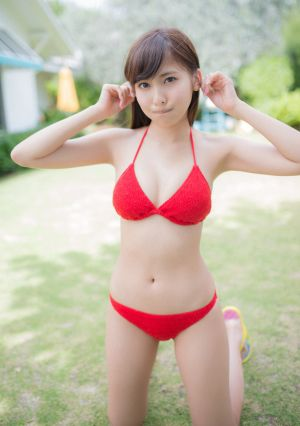
#> input picture images/picture2.jpg, 300 x 426 px
$ python detect_swimsuit_sample.py   (older library calls are emulated)
#> lines starting #> are read from the running program, lines starting #| are printed output that depends on the picture; after the words box and inside, x2 and y2 are one past the last pixel; in counts of white or black regions, pixels touching at a corner belong together
# -*- coding:utf-8 -*-
import cv2
import numpy as np
from pprint import pprint

# image_path = "images/lena.png"
# IMAGE_PATH = "images/kojiruri.png"
# IMAGE_PATH = "images/picture.jpg"
IMAGE_PATH = "images/picture2.jpg"
CASCADE_PATH = "haarcascades/haarcascade_frontalface_alt.xml"

def detect_faces(image):
    gray_image = cv2.cvtColor(image, cv2.COLOR_BGR2GRAY)
    cascade = cv2.CascadeClassifier(CASCADE_PATH)
    return cascade.detectMultiScale(gray_image, scaleFactor=1.1, minNeighbors=1, minSize=(70, 70))

def detect_swimsuit(image, swimsuit_areas):
    hsv_image = cv2.cvtColor(image, cv2.COLOR_BGR2HSV)
    lowerb = np.array([0, 180, 8])
    upperb = np.array([360, 255, 247])
    swimsuit = cv2.inRange(src=hsv_image, lowerb=lowerb, upperb=upperb)
    _, contours, _ = cv2.findContours(image=swimsuit, mode=cv2.RETR_TREE, method=cv2.CHAIN_APPROX_SIMPLE)

    for contour in contours:
        if contour.size < 25:
            continue

        # pprint(contour)
        swimsuit_areas.append(contour)

    result = cv2.drawContours(image=image, contours=swimsuit_areas, contourIdx=-1, color=(255,255,255), thickness=2)
    return result
    # return hsv_image


def main():
    image = cv2.imread(IMAGE_PATH)
#> image is the input picture: shape (426, 300, 3); mean B, G, R 166.1, 184.1, 195.5
    swimsuit_areas = []

    faces = detect_faces(image)
#> in detect_faces, `gray_image = cv2.cvtColor(image, cv2.COLOR_BGR2GRAY)`:
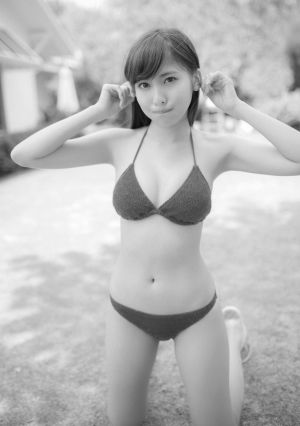
#> gray_image: shape (426, 300); min 6, max 255, mean 185.5
#> faces = ()

    result = detect_swimsuit(image, swimsuit_areas)
#> in detect_swimsuit, `hsv_image = cv2.cvtColor(image, cv2.COLOR_BGR2HSV)`: hsv_image: shape (426, 300, 3); mean H, S, V 42.9, 50.8, 201.8
#> in detect_swimsuit, `swimsuit = cv2.inRange(src=hsv_image, lowerb=lowerb, upperb=upperb)`:
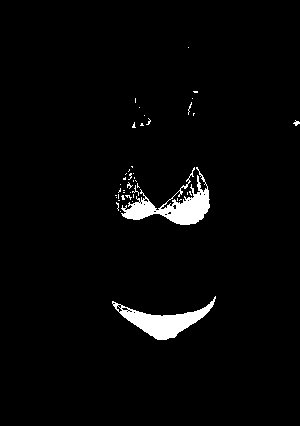
#> swimsuit: shape (426, 300); 2.8% white; 45 white regions (42 under 20 px)
#> in detect_swimsuit, `_, contours, _ = cv2.findContours(image=swimsuit, mode=cv2.RETR_TREE, ..`: contours = 66 contours, 64 with area under 20; largest, box (x1, y1, x2, y2) and area: (121, 167, 210, 225) 1537, (112, 296, 216, 340) 1479
#> the loop in detect_swimsuit, `for contour in contours:` made 66 passes
#> contour on passes 2, 4, 10, 12, 13, 14, 15, 16, 19, 20, 21, 22: [[133, 312], [134, 311], [135, 312], [134, 313]], [[126, 311], [127, 310], [128, 311], [127, 312]], [[120, 211]], [[132, 201]], [[118, 200], [119, 200]], [[180, 199], [179, 200], [180, 199], [181, 199]], [[177, 198], [177, 200]], [[116, 197]], [[115, 195], [116, 195]], [[133, 194], [133, 197]], [[118, 194], [118, 198]], [[187, 192], [187, 194]]
#> after the loop in detect_swimsuit, `for contour in contours:`: swimsuit_areas = 8 contours, 6 with area under 20; largest, box (x1, y1, x2, y2) and area: (121, 167, 210, 225) 1537, (112, 296, 216, 340) 1479
    print(swimsuit_areas)

    cv2.imshow("result", result)
    # cv2.imshow("original", image)
    cv2.waitKey(5000)

if __name__ == "__main__":
#> (the run stopped early here; a loop or call above may not have finished)

$ run again, with images/kojiruri.png saved as images/picture2.jpg
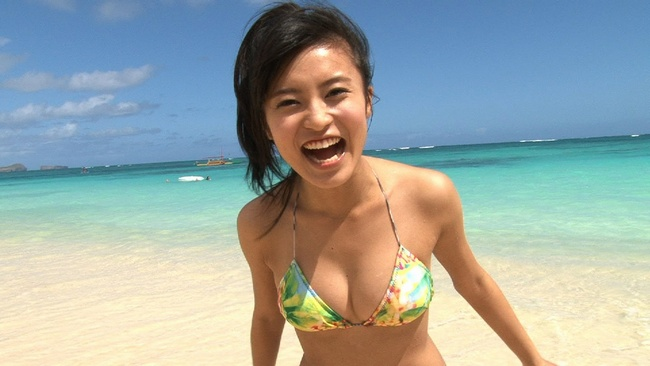
#> input picture images/kojiruri.png, 650 x 366 px
#> in main, image is the input picture: shape (366, 650, 3); mean B, G, R 163.2, 166.8, 155.8
#> in detect_faces, `gray_image = cv2.cvtColor(image, cv2.COLOR_BGR2GRAY)`:
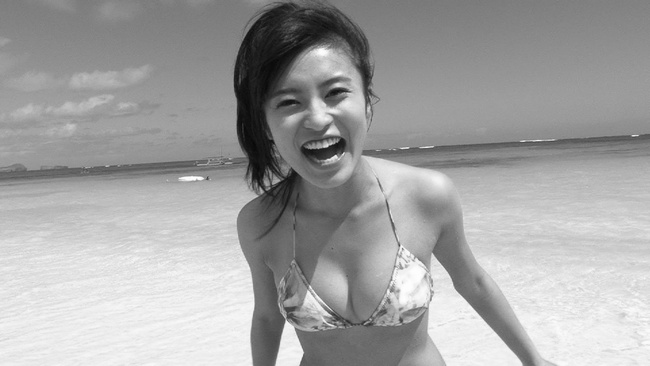
#> gray_image: shape (366, 650); min 7, max 255, mean 163.1
#> faces = [[252, 45, 130, 130]]
#> hsv_image: shape (366, 650, 3); mean H, S, V 59.6, 94.7, 195.1
#> in detect_swimsuit, `swimsuit = cv2.inRange(src=hsv_image, lowerb=lowerb, upperb=upperb)`:
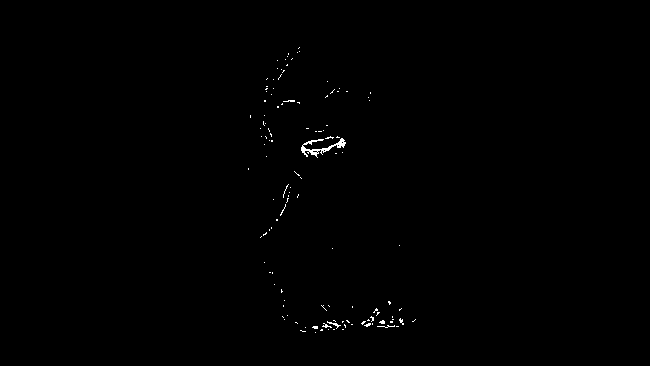
#> swimsuit: shape (366, 650); 0.32% white in thin lines or dots, all inside (x1, y1, x2, y2) = (248, 47, 416, 333)
#> contours = 126 contours, 125 with area under 20; largest, box (x1, y1, x2, y2) and area: (301, 138, 346, 158) 172
#> the loop in detect_swimsuit, `for contour in contours:` made 126 passes
#> contour on passes 1, 3, 4, 5, 6, 7, 8, 11: [[315, 332]], [[342, 329], [343, 329]], [[333, 329], [334, 329]], [[328, 329]], [[321, 329], [320, 330], [322, 330], [322, 329]], [[305, 327]], [[396, 326], [398, 326]], [[351, 324], [352, 324]]
#> after the loop in detect_swimsuit, `for contour in contours:`: swimsuit_areas = 7 contours, 6 with area under 20; largest, box (x1, y1, x2, y2) and area: (301, 138, 346, 158) 172

$ run again, with images/picture.jpg copied over images/picture2.jpg
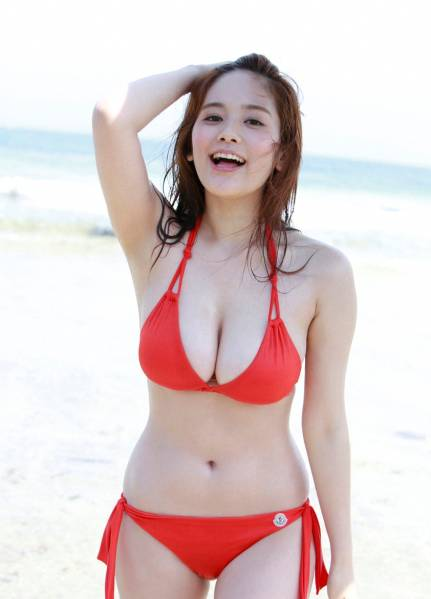
#> input picture images/picture.jpg, 431 x 599 px
#> in main, image is the input picture: shape (599, 431, 3); mean B, G, R 205, 205.1, 222.2
#> in detect_faces, `gray_image = cv2.cvtColor(image, cv2.COLOR_BGR2GRAY)`:
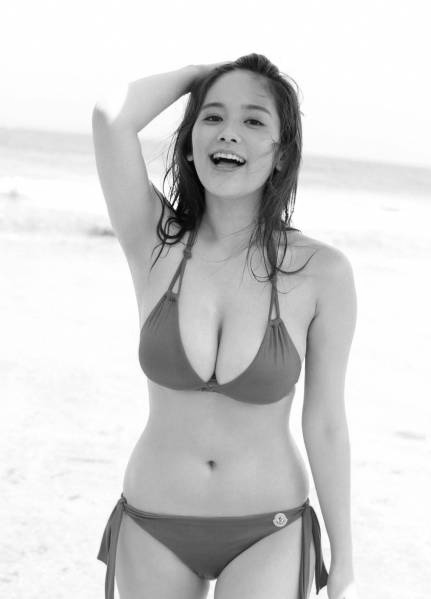
#> gray_image: shape (599, 431); min 1, max 255, mean 210.2
#> faces = [[179, 79, 108, 108]]
#> hsv_image: shape (599, 431, 3); mean H, S, V 66.2, 32.2, 225
#> in detect_swimsuit, `swimsuit = cv2.inRange(src=hsv_image, lowerb=lowerb, upperb=upperb)`:
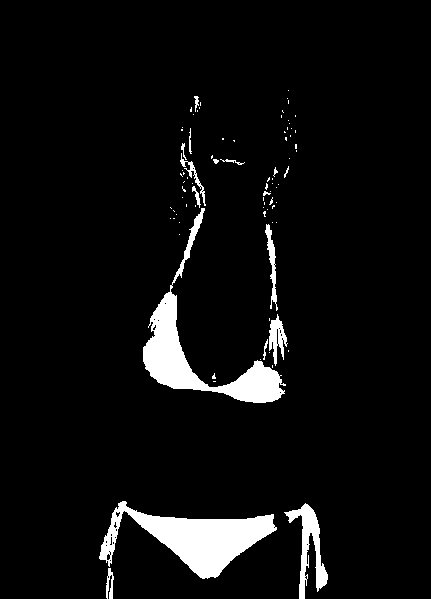
#> swimsuit: shape (599, 431); 5.5% white; 85 white regions (68 under 20 px)
#> contours = 119 contours, 108 with area under 20; largest, box (x1, y1, x2, y2) and area: (99, 501, 277, 579) 5480, (143, 208, 286, 403) 4908, (284, 503, 328, 599) 1190, (269, 314, 288, 366) 409, (265, 224, 278, 311) 298
#> the loop in detect_swimsuit, `for contour in contours:` made 119 passes
#> contour on passes 5, 7, 10, 11, 14, 18, 21, 23: [[306, 544], [307, 543], [308, 544], [307, 545]], [[109, 560], [110, 559], [111, 560], [110, 561]], [[108, 551], [109, 550], [110, 551], [109, 552]], [[105, 545], [106, 544], [107, 545], [106, 546]], [[114, 537], [115, 536], [116, 537], [115, 538]], [[273, 527], [274, 526], [275, 527], [274, 528]], [[213, 381], [215, 381]], [[272, 365], [272, 367]]
#> after the loop in detect_swimsuit, `for contour in contours:`: swimsuit_areas = 16 contours, 7 with area under 20; largest, box (x1, y1, x2, y2) and area: (99, 501, 277, 579) 5480, (143, 208, 286, 403) 4908, (284, 503, 328, 599) 1190, (269, 314, 288, 366) 409, (265, 224, 278, 311) 298

$ run again, with images/picture3.jpg copied over images/picture2.jpg
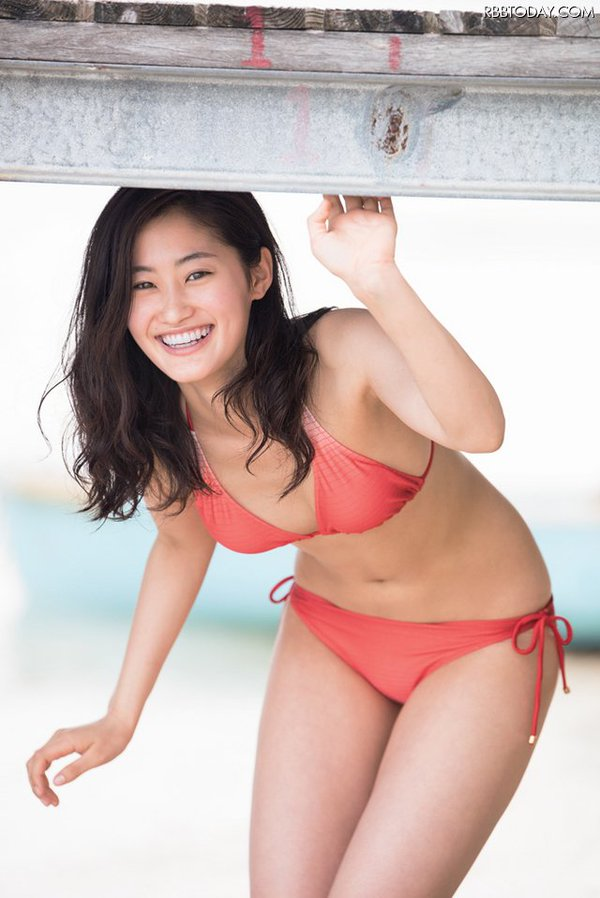
#> input picture images/picture3.jpg, 600 x 898 px
#> in main, image is the input picture: shape (898, 600, 3); mean B, G, R 178.5, 183, 203.7
#> in detect_faces, `gray_image = cv2.cvtColor(image, cv2.COLOR_BGR2GRAY)`:
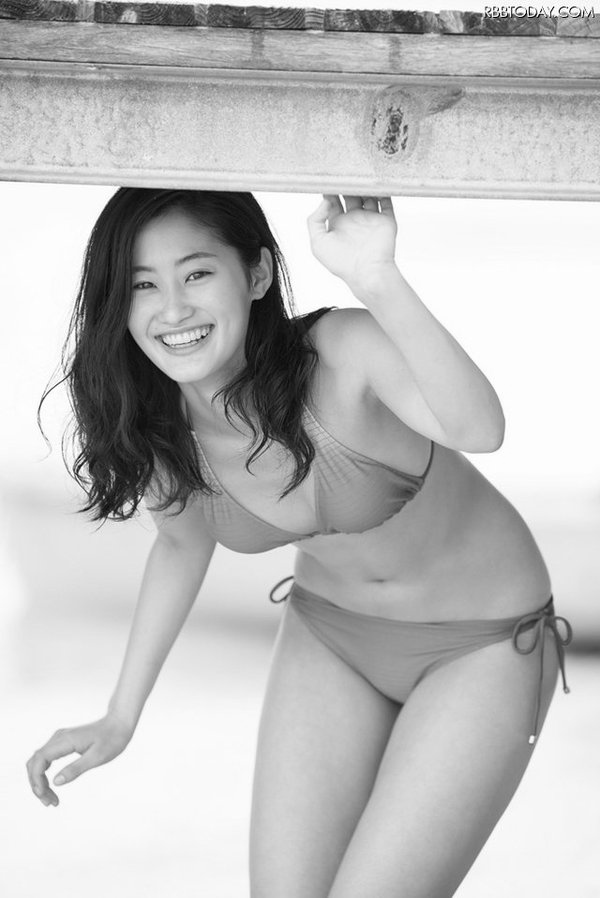
#> gray_image: shape (898, 600); min 0, max 255, mean 188.7
#> faces = [[102, 224, 149, 149]]
#> hsv_image: shape (898, 600, 3); mean H, S, V 48.6, 42.2, 206.7
#> in detect_swimsuit, `swimsuit = cv2.inRange(src=hsv_image, lowerb=lowerb, upperb=upperb)`:
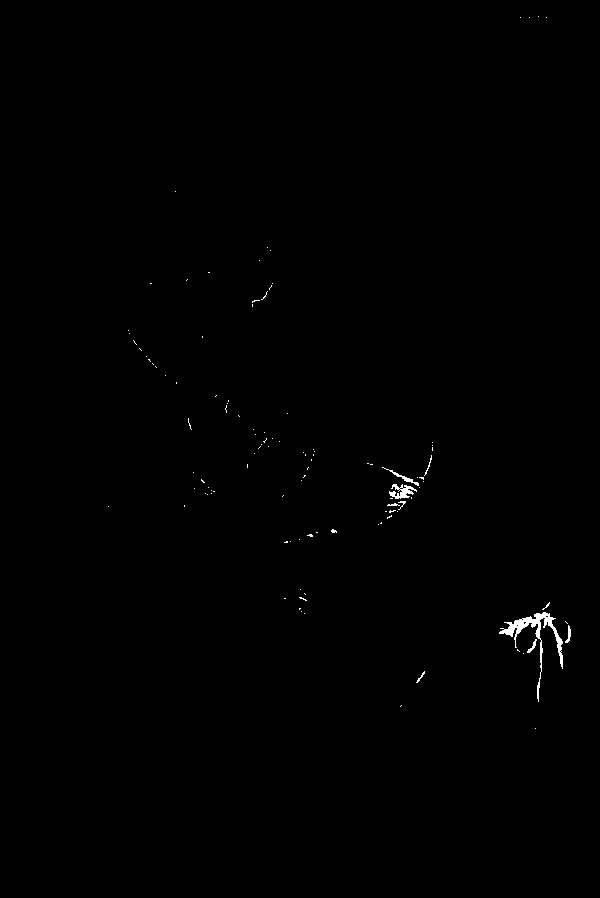
#> swimsuit: shape (898, 600); 0.31% white; 111 white regions (102 under 20 px)
#> contours = 118 contours, 113 with area under 20; largest, box (x1, y1, x2, y2) and area: (499, 612, 563, 702) 628, (389, 484, 417, 499) 152, (382, 467, 419, 486) 58, (565, 625, 571, 643) 30, (527, 639, 537, 653) 28
#> the loop in detect_swimsuit, `for contour in contours:` made 118 passes
#> contour on passes 1, 2, 4, 5, 8, 9, 11, 12: [[535, 728]], [[401, 705], [400, 706]], [[523, 653]], [[517, 649], [517, 650], [518, 650], [519, 651]], [[565, 621], [567, 623]], [[304, 613]], [[559, 651], [560, 650], [561, 651], [560, 652]], [[516, 625], [517, 624], [518, 625], [517, 626]]
#> after the loop in detect_swimsuit, `for contour in contours:`: swimsuit_areas = 8 contours, 4 with area under 20; largest, box (x1, y1, x2, y2) and area: (499, 612, 563, 702) 628, (389, 484, 417, 499) 152, (382, 467, 419, 486) 58, (527, 639, 537, 653) 28
